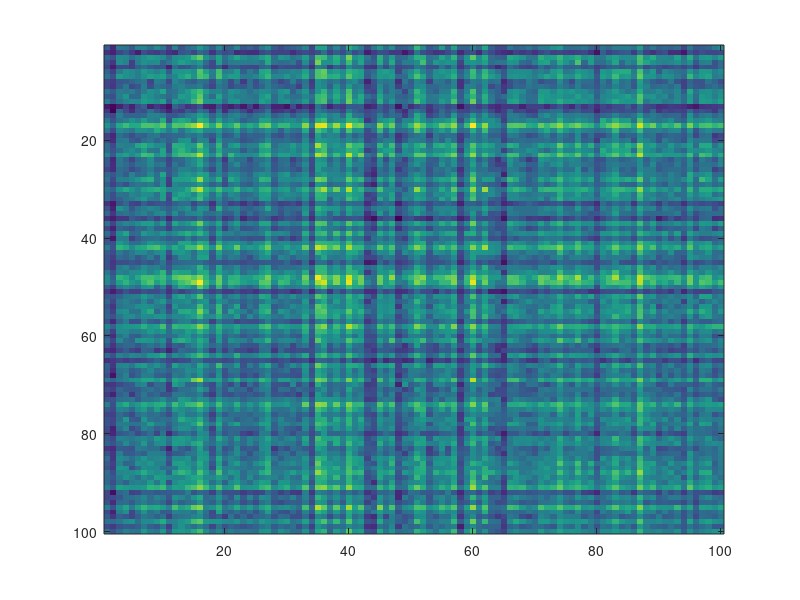

MATLAB code to generate this figure: (Note: this script raises an error after producing the figure.)
clear; close all; clc;

% 行列のサイズ
I = 100; % Xの行数
J = 100; % Xの列数
K = 10; % 基底数

% パラメータ
nItr = 1000; % 更新式の反復回数

% 非負観測行列の生成
trueW = rand(I, K); % 非負乱数（開区間(0, 1)）
trueH = rand(K, J); % 非負乱数（開区間(0, 1)）
X = trueW * trueH; % ランクKの非負観測行列

% Xの表示
figure; imagesc(X);

% NMF変数の乱数初期化
W = rand(I, K);
H = rand(K, J);

% --- IS_NMF ---
W_IS = W;
H_IS = H;
% コスト関数値格納行列定義
cost_ISNMF = zeros(nItr + 1,1);

% コスト関数値の初期値格納(フロベニウスノルムの二乗値計算)
err = X - W_IS*H_IS;
traceErr = sum(err.*err, 'all');
cost_ISNMF(1) = sqrt(traceErr);

% IS-NMFの更新式
for iItr = 1:nItr
    W_IS = W_IS .* ( (X*H_IS.') ./ (W_IS*(H_IS*H_IS.')) );
    H_IS = H_IS .* ( (W_IS.'*X) ./ ((W_IS.'*W_IS)*H_IS) );    

    % Wの列毎に正規化係数を計算（列の総和）
    % todo
    nomalC = sum(W_IS,1);

    % Wに正規化係数を適用
    % todo
    W_IS = W_IS ./ nomalC;
       
    % Hに正規化係数を適用
    % todo
    H_KL = nomalC.' .*H_IS;

    % フロベニウスノルムの二乗値計算
    err = X - W_IS*H_IS;
    traceErr = sum(err.*err, 'all');
    cost_EuNMF(iItr+1) = sqrt(traceErr);
end